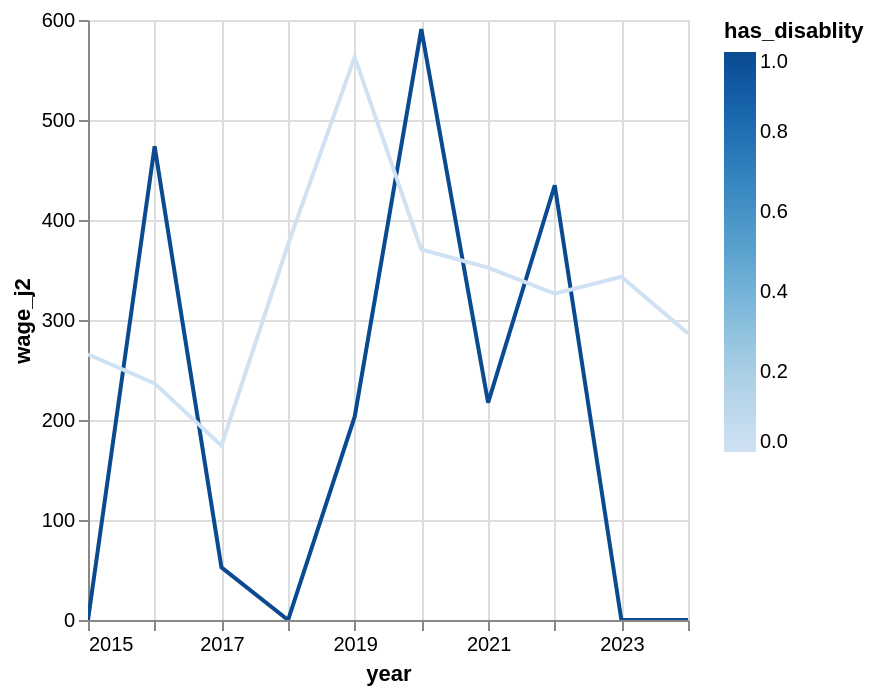

Source (notebook cell):
### Code cell
visualize('wage_j2')

### Figure 1 — Vega-Lite specification as saved in the notebook (floating-point values rounded to 4 significant figures)
{"config": {"view": {"continuousWidth": 300, "continuousHeight": 300}}, "data": {"name": "data-129d555f3ba086402969b03637ef1a7a"}, "mark": {"type": "line", "tooltip": true}, "encoding": {"color": {"field": "has_disablity", "type": "quantitative"}, "x": {"field": "year", "type": "temporal"}, "y": {"field": "wage_j2", "type": "quantitative"}}, "params": [{"name": "param_1e9efca18e7a2868", "select": {"type": "interval", "encodings": ["x", "y"]}, "bind": "scales"}], "$schema": "https://vega.github.io/schema/vega-lite/v6.1.0.json", "datasets": {"data-129d555f3ba086402969b03637ef1a7a": [{"year": "2016-01-01T00:00:00", "has_disablity": 1, "wage_j2": 473.7}, {"year": "2017-01-01T00:00:00", "has_disablity": 1, "wage_j2": 52.63}, {"year": "2021-01-01T00:00:00", "has_disablity": 1, "wage_j2": 217.4}, {"year": "2023-01-01T00:00:00", "has_disablity": 0, "wage_j2": 343.2}, {"year": "2022-01-01T00:00:00", "has_disablity": 1, "wage_j2": 434.8}, {"year": "2024-01-01T00:00:00", "has_disablity": 1, "wage_j2": 0.0}, {"year": "2024-01-01T00:00:00", "has_disablity": 0, "wage_j2": 286.5}, {"year": "2018-01-01T00:00:00", "has_disablity": 0, "wage_j2": 375.6}, {"year": "2019-01-01T00:00:00", "has_disablity": 0, "wage_j2": 563.0}, {"year": "2018-01-01T00:00:00", "has_disablity": 1, "wage_j2": 0.0}, {"year": "2019-01-01T00:00:00", "has_disablity": 1, "wage_j2": 203.3}, {"year": "2016-01-01T00:00:00", "has_disablity": 0, "wage_j2": 236.6}, {"year": "2015-01-01T00:00:00", "has_disablity": 0, "wage_j2": 265.6}, {"year": "2023-01-01T00:00:00", "has_disablity": 1, "wage_j2": 0.0}, {"year": "2021-01-01T00:00:00", "has_disablity": 0, "wage_j2": 352.4}, {"year": "2017-01-01T00:00:00", "has_disablity": 0, "wage_j2": 174.2}, {"year": "2020-01-01T00:00:00", "has_disablity": 0, "wage_j2": 370.5}, {"year": "2022-01-01T00:00:00", "has_disablity": 0, "wage_j2": 326.3}, {"year": "2015-01-01T00:00:00", "has_disablity": 1, "wage_j2": 0.0}, {"year": "2020-01-01T00:00:00", "has_disablity": 1, "wage_j2": 590.9}]}}
